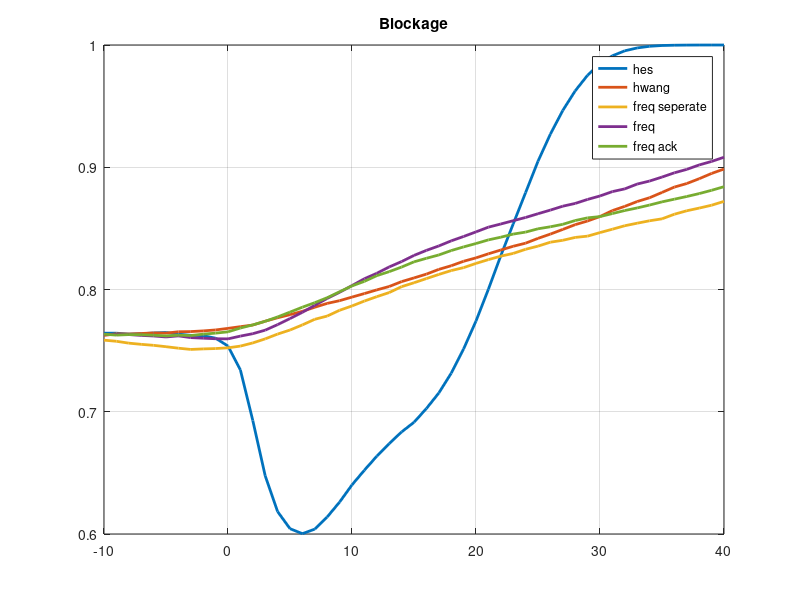
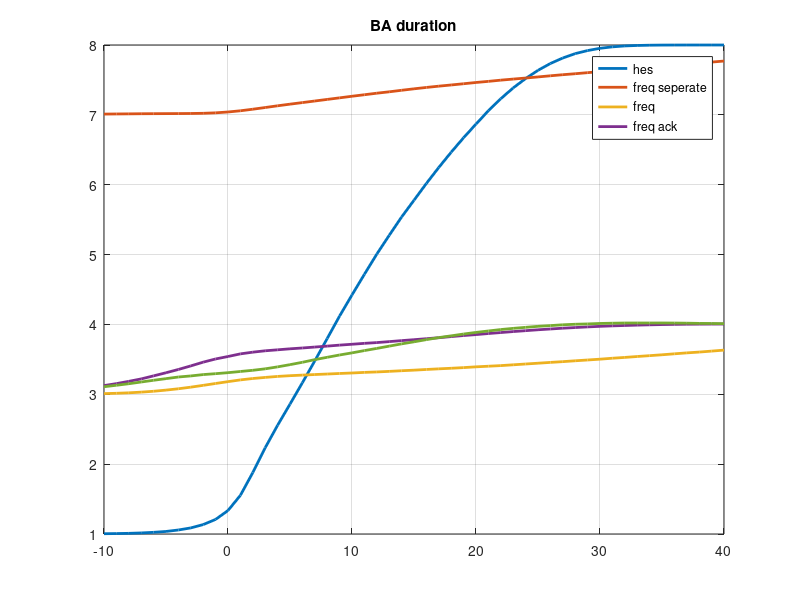
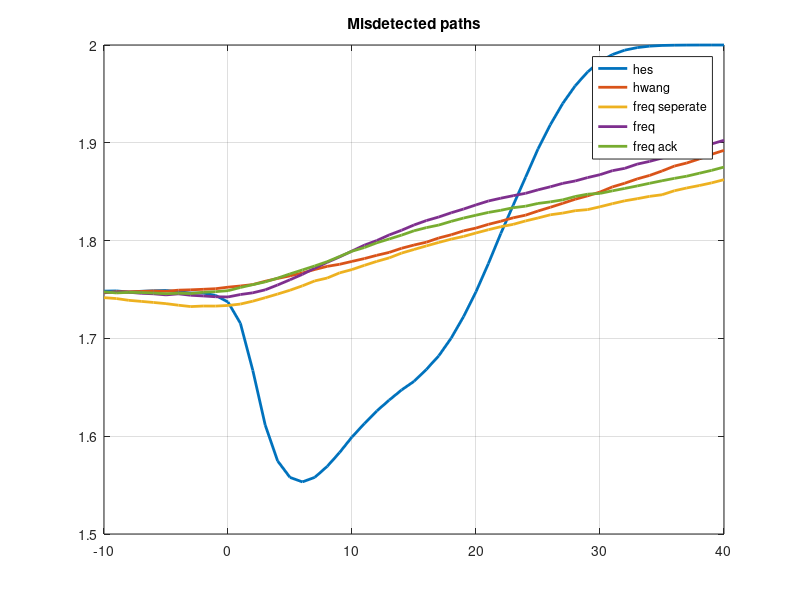

These charts were generated, in order, by the following MATLAB code:

clear all;
close all;


load('5gsimulation_ntest_hwang_03_01_threshold.mat')
load('5gsimulation_ntest_hex_03_01_threshold.mat')
load('5gsimulation_ntest_fs_gt_03_01_threshold--t.mat')
load('5gsimulation_ntest_f_gt_03_01_threshold.mat')
load('5gsimulation_ntest_f_ack_gt_03_01_threshold.mat')

th= -10:40;
load('5gsimulation_blockage_hex_03_01_threshold.mat')
blockage_hex = reshape( blockage, [1,51]);
load('5gsimulation_blockage_hwang_03_01_threshold.mat')
blockage_hwang = reshape( blockage, [1,51]);
load('5gsimulation_blockage_fs_gt_03_01_threshold--t.mat')
blockage_fs_gt= reshape( blockage, [1,51]);
load('5gsimulation_blockage_f_gt_03_01_threshold.mat')
blockage_f_gt= reshape( blockage, [1,51]);
load('5gsimulation_blockage_f_ack_gt_03_01_threshold.mat')
blockage_f_ack_gt= reshape( blockage, [1,51]);

load('5gsimulation_md_hex_03_01_threshold.mat')
md_hex = reshape( md, [1,51]);
load('5gsimulation_md_hwang_03_01_threshold.mat')
md_hwang = reshape( md, [1,51]);
load('5gsimulation_md_fs_gt_03_01_threshold--t.mat')
md_fs_gt= reshape( md, [1,51]);
load('5gsimulation_md_f_gt_03_01_threshold.mat')
md_f_gt= reshape( md, [1,51]);
load('5gsimulation_md_f_ack_gt_03_01_threshold.mat')
md_f_ack_gt= reshape( md, [1,51]);

figure;

plot(th,blockage_hex , 'LineWidth',2)
hold on
plot(th,blockage_hwang , 'LineWidth',2)
hold on
plot(th,blockage_fs_gt , 'LineWidth',2)
hold on
plot(th,blockage_f_gt , 'LineWidth',2)
hold on
plot(th,blockage_f_ack_gt ,  'LineWidth',2)
title('Blockage')
legend('hes','hwang', 'freq seperate', 'freq', 'freq ack')
grid on;

figure;
plot(th,reshape(number_of_test_hex, [1,51]) , 'LineWidth',2)
hold on
plot(th,reshape(number_of_test_hwang, [1,51]) , 'LineWidth',2)
hold on
plot(th,reshape(n_test_fs_gt, [1,51]) , 'LineWidth',2)
hold on
plot(th,reshape(n_test_f_gt, [1,51]) , 'LineWidth',2)
hold on
plot(th,reshape(n_test_f_ack_gt, [1,51]) , 'LineWidth',2)
title('BA duration')
legend('hes', 'freq seperate', 'freq', 'freq ack')
grid on;

figure;
plot(th,md_hex, 'LineWidth',2)
hold on
plot(th,md_hwang, 'LineWidth',2)
hold on
plot(th,md_fs_gt, 'LineWidth',2)
hold on
plot(th,md_f_gt , 'LineWidth',2)
hold on
plot(th,md_f_ack_gt ,  'LineWidth',2)
title('Misdetected paths')
legend('hes', 'hwang', 'freq seperate', 'freq', 'freq ack')
grid on;
